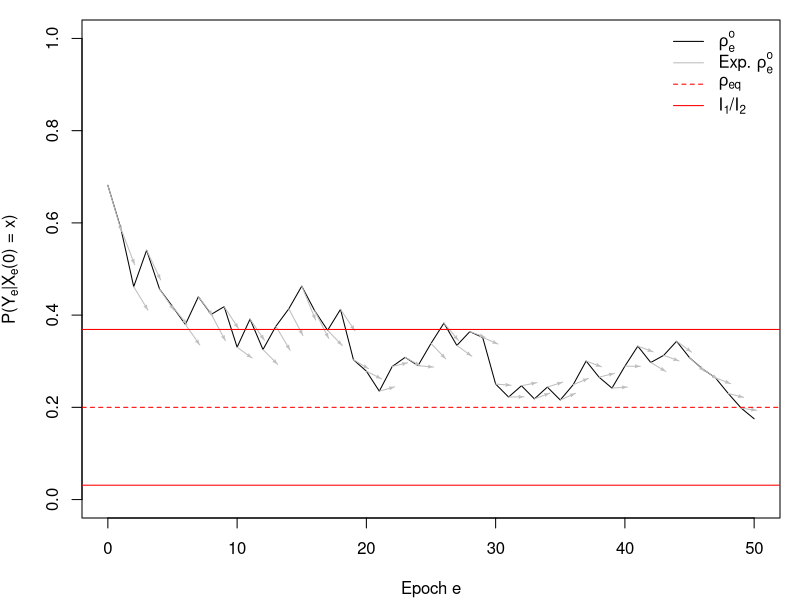

Write R code to recreate this figure.
################################################################
################################################################
## Stacked interventions simulation of theorem 4              ##
################################################################
################################################################
## 
## James Liley, April 27 2022
##



################################################################
## Seed, functions, parameters                                ##
################################################################

# Random seed
seed=2
set.seed(seed)

# Libraries
library(shape)

# Logit function
logistic=function(x,a=1) 1/(1+exp(-a*x))
logit=function(x,a=1) (-1/a)*log((1/x) - 1) 

# Parameters
n=100 # Use this many samples to fit rho_e
p=3 # dimension of x

# Test point
x=c(2,3,-1)

# Function g moves x by this much
mxs0=1

# Compute (and plot) for this many epochs
e_max=50

# Set to TRUE to save figure to file rather than drawing in R
save_plot=TRUE

# rho-eq value
rho_eq=0.2

# Also fit n_sd other equivalent rho_e functions in order to estimate expected value later
n_sd=50


################################################################
## Define functions f and g                                   ##
################################################################

# f, parametrised by beta 
set.seed(seed)
beta=abs(rnorm(p)) # WOLOG assume elements of beta are positive
f=function(x,e=0) as.numeric(logistic((x %*% beta)))

## Random valued g: g(r,x) = x - U(-mxs/2,mxs)*sign(r-r_eq)*|r-r_eq|^g_ex. Identical over epochs. 
g=function(r,x,r_eq=rho_eq,mxs=mxs0,e=0,g_ex=1/3) {
  dx=matrix(runif(length(x),-mxs/2,mxs),nrow=nrow(x),ncol=ncol(x))
  sx=sign(r-r_eq)*abs(r-r_eq)^g_ex
  dx=dx*sx
  return(x-dx)
}


#' build a new funcion with a smaller environment
#' @param f input function
#' @param variables names we are allowing to be captured in the closere
#' @return new function with closure restricted to varaibles
#' @example 
#' x=5; f=function() print(x)
#'  f(); x=6; f()
#'  
#' g=restrictEnvironment(f,"x")
#'  g(); x=7; g()
#' @export
restrictEnvironment <- function(f,varList) {
  oldEnv <- environment(f)
  newEnv <- new.env(parent=parent.env(oldEnv))
  for(v in varList) {
    assign(v,get(v,envir=oldEnv),envir=newEnv)
  }
  environment(f) <- newEnv
  f
}


################################################################
## Delta, gamma, and c0                                       ##
################################################################

# Use this many trials to estimate delta
n_est=50

np=100; nt=100; nx=np*nt
xs0=matrix(rnorm(np*length(x)),np,length(x))
xs=c()
for (i in 1:nt) xs=rbind(xs,xs0)

ipred=matrix(0,nx,n_est)
xlhs=matrix(0,nx,n_est)
for (i in 1:n_est) {
  dat=matrix(rnorm(n*length(x)),n,length(x))
  Y=rbinom(n,1,prob=f(dat))
  mod=glm(Y~.,data=data.frame(cbind(dat,Y)),family=binomial(link=logit))
  ipred[,i]=predict(mod,as.data.frame(xs),type="response")
  xlhs[,i]=f(g(ipred[,i],xs))
}
imean=rowMeans(ipred)
lhs0=f(g(imean,xs))
rhs0=rowMeans(xlhs)

# Now mean over g
lhs=rep(0,np); for (i in 1:nt) lhs=lhs+lhs0[((i-1)*np+1):(i*np)]
rhs=rep(0,np); for (i in 1:nt) rhs=rhs+rhs0[((i-1)*np+1):(i*np)]
lhs=lhs/nt; rhs=rhs/nt

delta=quantile(abs(lhs-rhs),0.99) # typically small

gamma=mxs0/4 # from g

c0=0.8 # unbiased






################################################################
## Fit functions rho_e                                        ##
################################################################

# Epoch 0
D0=matrix(rnorm(length(x)*n),n,length(x))
X0=D0
Y0=rbinom(n,1,prob=f(X0))

model0=glm(Y0~.,data=data.frame(cbind(D0,Y0)),family=binomial(link=logit))
rho0=restrictEnvironment(function(x) predict(model0,as.data.frame(x),type="response"),"model0")

for (ii in 1:n_sd) {
  D0=matrix(rnorm(length(x)*n),n,length(x))
  X0=D0
  Y0=rbinom(n,1,prob=f(X0))
  
  model0=glm(Y0~.,data=data.frame(cbind(D0,Y0)),family=binomial(link=logit))
  assign(paste0("rho0_",ii),restrictEnvironment(function(x) predict(model0,as.data.frame(x),type="response"),"model0"))
}

for (i in 1:e_max) {
  
  D_i=matrix(rnorm(length(x)*n),n,length(x)) # Data for epoch i
  
  X=D_i
  for (j in 0:(i-1)) {
    rho_j=get(paste0("rho",j))
    X=g(rho_j(D_i),X)
  }
  
  Y=rbinom(n,1,prob=f(X))
  mod=glm(Y~.,data=data.frame(cbind(D_i,Y)),family=binomial(link=logit))
  rho_i=function(x) predict(mod,as.data.frame(x),type="response")
  assign(paste0("rho",i),restrictEnvironment(rho_i,"mod"))
  
  for (ii in 1:n_sd) {
    D_i=matrix(rnorm(length(x)*n),n,length(x)) # Data for epoch i
    
    X=D_i
    for (j in 0:(i-1)) {
      rho_j=get(paste0("rho",j))
      X=g(rho_j(D_i),X)
    }
    
    Y=rbinom(n,1,prob=f(X))
    mod=glm(Y~.,data=data.frame(cbind(D_i,Y)),family=binomial(link=logit))
    rho_i=function(x) predict(mod,as.data.frame(x),type="response")
    assign(paste0("rho",i,"_",ii),restrictEnvironment(rho_i,"mod"))
  }
  
  
  print(i) # progress indicator
}


################################################################
## Compute values rho_e^o(x)                                  ##
################################################################

x0=t(matrix(x,length(x),e_max))
rho_e_o=rep(0,e_max+1)
E_rho_e1=rep(0,e_max)

rho_e_o[1]=mean(f(x0))
E_rho_e1[1]=mean(f(x0))

X=x0
for (i in 1:e_max) {
  rho=get(paste0("rho",i))
  X1=g(rho(x0),X)
  rho_e_o[i+1]=mean(f(X1))
  
  # Expected value
  exr=rep(0,n_sd)
  for (ii in 1:n_sd) {
    exr[ii] = mean(f(g(get(paste0("rho",i,"_",ii))(x0),X)))
  }
  E_rho_e1[i+1]=mean(exr)
  
  X=X1
}

# Draw plot
if (save_plot) pdf("./thm4demo.pdf",width=4,height=4)
par(mar=c(4.1,4.1,1,1))

plot(0,type="n",xlim=c(0,e_max),ylim=c(0,1),xlab="Epoch e",ylab=expression(paste("P(Y"[e],"|X"[e],"(0) = x)")))
lines(0:e_max,rho_e_o)
Arrows(0:(e_max-1),rho_e_o[1:e_max],1:e_max,E_rho_e1[2:(e_max+1)],
       col="gray",arr.length=0.1)
abline(h=rho_eq,col="red",lty=2)
abline(h=rho_eq+ delta/(gamma*c0),col="red")
abline(h=rho_eq- delta/(gamma*c0),col="red")
legend("topright",c(expression(rho[e]^o),expression(paste("Exp. ",rho[e]^o)),
                    expression(rho[eq]),expression(paste("I"[1],"/","I"[2]))),lty=c(1,1,2,1),
       col=c("black","gray","red","red"),bty="n")
if (save_plot) dev.off()